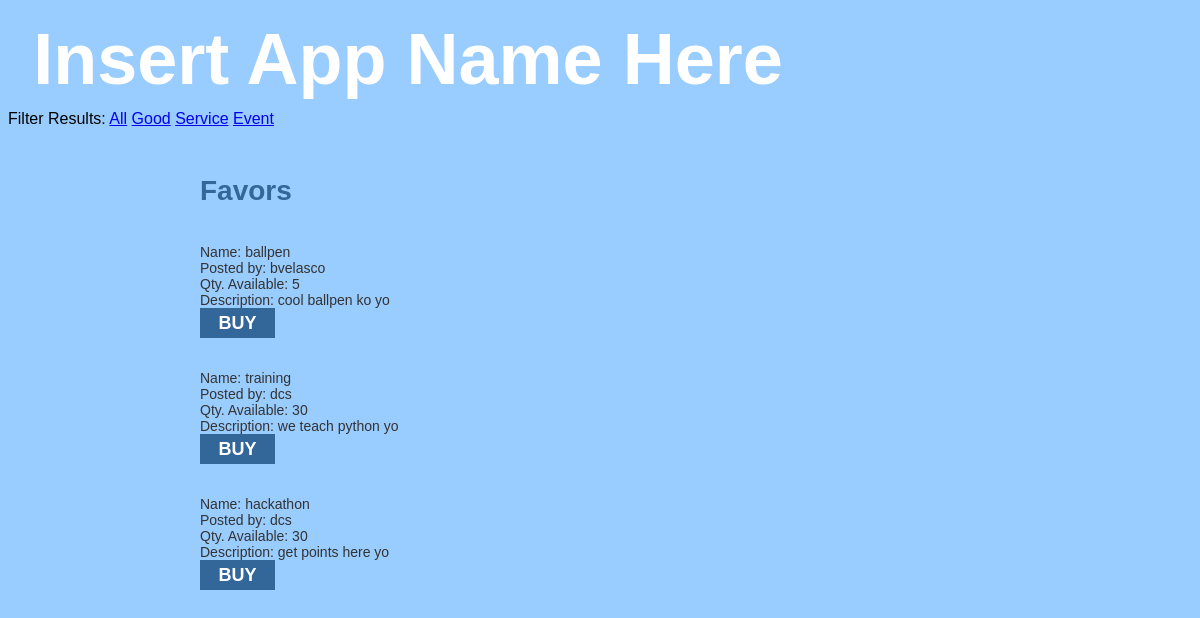
The page /bryan/filter.php on the database its author committed.
### tables this page shows
CREATE TABLE IF NOT EXISTS `favor` (
	`favorid` INTEGER AUTO_INCREMENT,
	`owner` INTEGER NOT NULL,
	`name` VARCHAR(20) UNIQUE NOT NULL,
	`worth` INTEGER NOT NULL,
	`qty` INTEGER,
	`type` ENUM('Service', 'Event', 'Good') NOT NULL,
	`description` TEXT,
	CONSTRAINT `favorPK` PRIMARY KEY (`favorid`),
	CONSTRAINT `favorFKuser` FOREIGN KEY (`owner`) REFERENCES `user` (`userid`)
);

CREATE TABLE IF NOT EXISTS `user` (
	`userid` INTEGER AUTO_INCREMENT,
	`username` VARCHAR(20) UNIQUE,
	`points` INTEGER DEFAULT 0,
	`password` VARCHAR(20),
	`about` TEXT,
	`isOrg` BOOLEAN DEFAULT 0, 
	CONSTRAINT `userPK` PRIMARY KEY (`userid`)
);

### bryan/filter.php (the view, shortened to what this page needs)
<?php
$idto = $_SESSION['userid'];
if(isset($_GET['filter'])) {
	$key = $_GET['filter'];
	$data = mysql_query("select * from favor join user on favor.owner = user.userid where type = '$key' and favor.owner != '$idto'");
}
else {
	$data = mysql_query("select * from favor join user on favor.owner = user.userid where favor.owner != '$idto'");
}
?>
<!DOCTYPE html>
<html>
<head>
</head>
<body>
	<div class = "reg" id = "logo"><a href = "index.php">Insert App Name Here</a></div>
	<div>Filter Results: <a href = "filter.php">All</a> <a href = "filter.php?filter=Good">Good</a> <a href = "filter.php?filter=Service">Service</a> <a href = "filter.php?filter=Event">Event</a></div>
	<div class = "c main long" >
		<h4>Favors</h4>
		<?php
		while( $favor = mysql_fetch_array($data)){
		?>
			<form method = "post" action = "filter.php?xchange=go" id = "form">
			Name: <?php echo $favor['name']?> <input  name = "name" value = "<?php echo $favor['name']?>" class = "favor hidden"/> <br/>
			Posted by: <?php echo $favor['username']?> <input  name = "userid" value = "<?php echo $favor['userid']?>" class = "favor hidden"/> <br/>
			Qty. Available: <?php echo $favor['qty']?> <input name = "qty" value = "<?php echo $favor['qty']?>" class = "favor hidden"/> <br/>
			Description: <?php echo $favor['description']?> <input name = "description" value = "<?php echo $favor['description']?>" class = "favor hidden"/><br/>
			<input type = "submit" value = "BUY" id = "submit"/>
			</form>
			<br/>
		<?php
		}
		?>
	</div>
</body>
</html>

### bryan/filter.php (style rules this page uses)
.reg { margin: 0; padding: 0 }
.c { position: relative; margin: 0 auto; }
.main { width: 800px; color: #336699; font-weight: bold; padding: 10px; font-size: 28px; }
#logo a:link, #logo a:visited, #logo a:active, #logo a:hover { display: inline-block; padding: 10px; margin: 0px; text-decoration: none; color: white; }
#logo { color: white; font-size: 72px; font-weight: bold; height: auto; width: 800px; text-align: center; top: 75px; }
#form { font-weight: normal; font-size: 14px; color: #333333; }
#submit { display: block; border: none; background: #336699; width: 75px; height: 30px; padding: 0px; color: white; font-weight: bold; font-size: 18px; cursor: pointer; }
body { background: #99CCFF; font-family: Helvetica; }

### rows shown on the page
favor: name "ballpen", owner.username "bvelasco", qty "5", description "cool ballpen ko yo"
favor: name "training", owner.username "dcs", qty "30", description "we teach python yo"
favor: name "hackathon", owner.username "dcs", qty "30", description "get points here yo"
